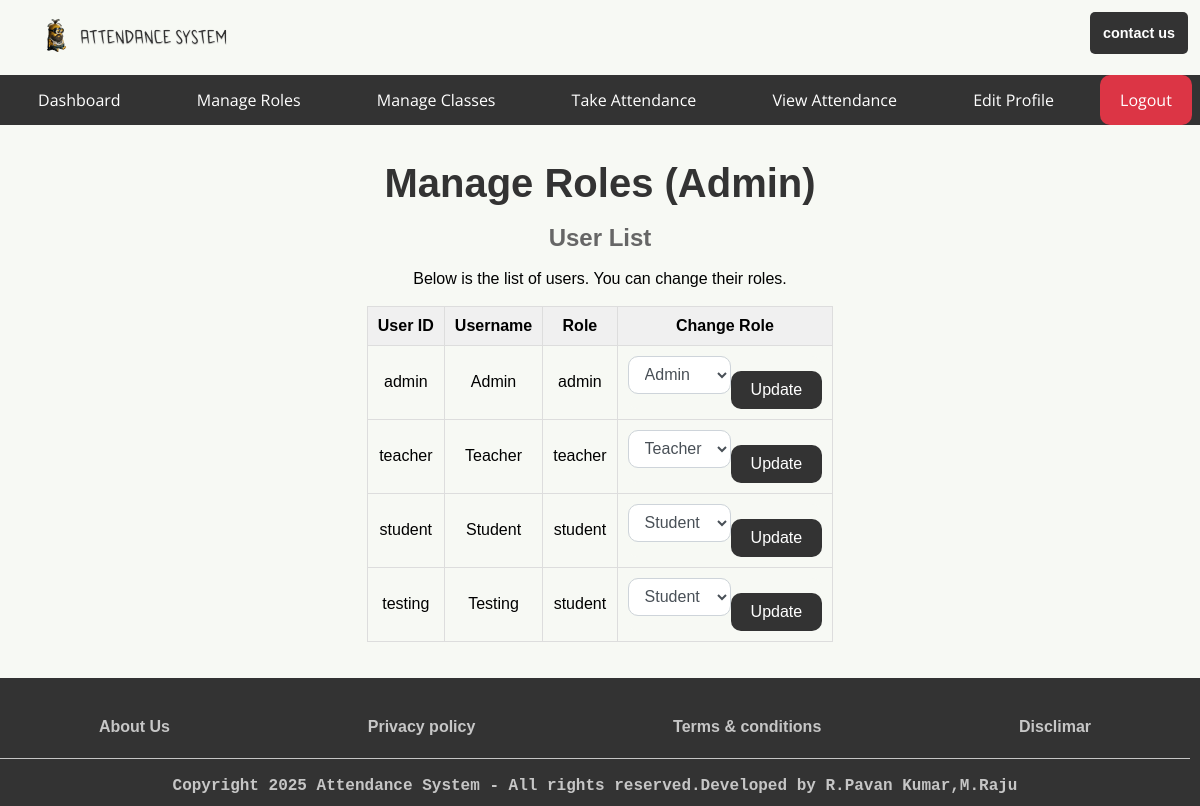
The app's page /admin/manage_roles (signed in) with its own data.
### app.py (models this page shows, shortened)
class User(db.Model):
    userid = db.Column(db.String(10), primary_key=True, unique=True, nullable=False)
    username = db.Column(db.String(150), nullable=False)
    password_hash = db.Column(db.String(150), nullable=False)
    role = db.Column(db.String(50), nullable=False)

### app.py (the view, shortened to what this page needs)
@app.route('/admin/manage_roles', methods=['GET', 'POST'])
@role_required('admin')
def manage_roles():
    users = User.query.all()  # Get all users from the database
    return render_template('auth/dashboards/admin/manage_roles.html', users=users)

### app.py (called while the page is built)
def role_required(roles):
    if not isinstance(roles, list):
        roles = [roles]  # Ensure roles is a list
    def decorator(func):
        @wraps(func)
        def wrapper(*args, **kwargs):
            if 'username' not in session:
                return redirect(url_for('login'))
            user = User.query.filter_by(username=session['username']).first()
            if user.role not in roles:  # Check if the user's role is in the allowed roles list
                return redirect(url_for('index'))  # Redirect to the home page if unauthorized
            return func(*args, **kwargs)
        return wrapper
    return decorator

### templates/auth/dashboards/admin/manage_roles.html (shortened to what this page needs)
{% extends 'base/base_admin.html' %}
{% block body %}
<main>
    <h1>Manage Roles (Admin)</h1><br/>
    <h2>User List</h2><br/>
    <p>Below is the list of users. You can change their roles.</p><br/>
    <div style="overflow-x: auto; max-width: 100%;">
    <table>
        <thead>
            <tr>
                <th>User ID</th>
                <th>Username</th>
                <th>Role</th>
                <th>Change Role</th>
            </tr>
        </thead>
        <tbody>
            {% if users %}
                {% for user in users %}
                    <tr>
                        <td>{{ user.userid }}</td>
                        <td>{{ user.username }}</td>
                        <td>{{ user.role }}</td>
                        <td>
                            <form class="role-form" action="{{ url_for('manage_roles') }}" method="POST">
                                <select name="role" class="form-control">
                                    <option value="admin" {% if user.role == 'admin' %}selected{% endif %}>Admin</option>
                                    <option value="teacher" {% if user.role == 'teacher' %}selected{% endif %}>Teacher</option>
                                    <option value="student" {% if user.role == 'student' %}selected{% endif %}>Student</option>
                                </select>
                                <button type="submit" class="role-btn">Update</button>
                            </form>
                        </td>
                    </tr>
                {% endfor %}
            {% else %}
                <tr><td colspan="4">No users found.</td></tr>
            {% endif %}
        </tbody>
    </table>
</div>
</main>
{% endblock body %}

### static/styles/index.css (style rules this page uses)
* { background: #f7f9f4; font-family: 'Arial', sans-serif; margin: 0; padding: 0; box-sizing: border-box; font-size: 1rem; text-decoration: none; }
main { display: flex; justify-content: start; align-items: center; flex-direction: column; padding: 3% 0; width: 100%; min-height: 60vh; }
form { width: 300px; max-width: 500px; margin: 40px auto; padding: 20px; border: 1px solid #ddd; border-radius: 10px; box-shadow: 0 0 10px rgba(0, 0, 0, 0.1); }
table { margin: 0 auto; border-collapse: collapse; border-spacing: 0; width: 100%; border: 1px solid #ddd; }
th, td { border: 1px solid #ddd; padding: 10px; text-align: center; }
th { background-color: #f0f0f0; }
h1 { text-align: center; font-size: 2.5rem; color: #333; }
h2 { text-align: center; font-size: 1.5rem; color: #666; }
button.role-btn { background-color: #333; color: #fff; border: none; border-radius: 10px; padding: 10px 20px; font-size: 16px; flex-wrap: wrap; text-decoration: none; cursor: pointer; }
form.role-form { width: auto; max-width: auto; margin: 0 auto; padding: 0 0 0 0; border: none; border-radius: none; box-shadow: none; display: flex; }
.form-control { display: block; height: calc(1.5em + .75rem + 2px); padding: .375rem .75rem; font-size: 1rem; font-weight: 400; line-height: 1.5; color: #495057; background-color: #fff; background-clip: padding-box; border: 1px solid #ced4da; border-radius: 10px; transition: border-color .15sease-in-out, box-shadow .15sease-in-out; }
button { width: 100%; padding: 10px; background-color: #ff7b00; border: none; border-radius: 5px; color: white; font-size: 16px; cursor: pointer; margin-top: 15px; }

### records on screen
User: userid "admin", username "Admin", role "admin", role "Admin"
User: userid "teacher", username "Teacher", role "teacher", role "Teacher"
User: userid "student", username "Student", role "student", role "Student"
User: userid "testing", username "Testing", role "student", role "Student"
